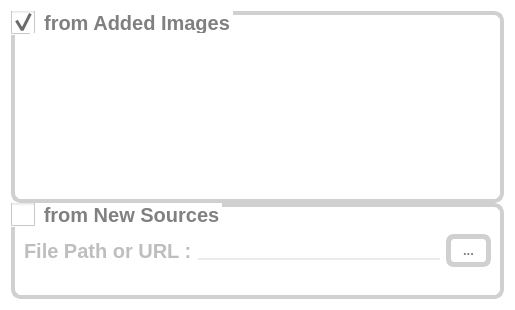
<?xml version="1.0" encoding="UTF-8"?>
<ui version="4.0">
 <class>HPEImageDialogForm</class>
 <widget class="QWidget" name="HPEImageDialogForm">
  <property name="geometry">
   <rect>
    <x>0</x>
    <y>0</y>
    <width>515</width>
    <height>310</height>
   </rect>
  </property>
  <property name="acceptDrops">
   <bool>true</bool>
  </property>
  <property name="windowTitle">
   <string>Form</string>
  </property>
  <property name="styleSheet">
   <string notr="true">QWidget#HPEImageDialogForm {
	background-color: rgb(255, 255, 255);
}

QGroupBox {
	background-color: rgb(255, 255, 255);
     border-radius: 10px;
	border: 4px solid rgb(208, 208, 208);
	color: gray;
	margin-top:  1ex; /* leave space at the top for the title */
}

QGroupBox::indicator {
    width: 24px;
    height: 24px;
}

QGroupBox::indicator:checked {
    image: url(:/icons/resources/icons/ico_checked.png);
}

QGroupBox::indicator:unchecked {
    image: url(:/icons/resources/icons/ico_unchecked.png);
}

QPushButton
{
	padding: 4px 12px;
     color: gray;
     background-color: white;
     border-style: solid;
     border-width: 5px;
     border-radius: 8px;
     border-color: rgb(208, 208, 208);
     font: bold 13px;
}

QPushButton:hover
{
	/*border-color: gray;*/
     color: rgb(255, 255, 255);
     background-color: rgb(208, 208, 208);
}</string>
  </property>
  <layout class="QVBoxLayout" name="verticalLayout" stretch="2,1">
   <property name="spacing">
    <number>0</number>
   </property>
   <item>
    <widget class="QGroupBox" name="addedImagesGroup">
     <property name="font">
      <font>
       <pointsize>15</pointsize>
       <bold>true</bold>
      </font>
     </property>
     <property name="title">
      <string>from Added Images</string>
     </property>
     <property name="checkable">
      <bool>true</bool>
     </property>
     <layout class="QHBoxLayout" name="horizontalLayout">
      <property name="leftMargin">
       <number>15</number>
      </property>
      <property name="topMargin">
       <number>18</number>
      </property>
      <property name="rightMargin">
       <number>15</number>
      </property>
      <property name="bottomMargin">
       <number>5</number>
      </property>
      <item>
       <widget class="QListWidget" name="imageList">
        <property name="frameShape">
         <enum>QFrame::NoFrame</enum>
        </property>
        <property name="frameShadow">
         <enum>QFrame::Plain</enum>
        </property>
        <property name="lineWidth">
         <number>0</number>
        </property>
        <property name="movement">
         <enum>QListView::Static</enum>
        </property>
        <property name="resizeMode">
         <enum>QListView::Adjust</enum>
        </property>
        <property name="spacing">
         <number>10</number>
        </property>
        <property name="viewMode">
         <enum>QListView::IconMode</enum>
        </property>
       </widget>
      </item>
     </layout>
    </widget>
   </item>
   <item>
    <widget class="QGroupBox" name="newSourceGroup">
     <property name="font">
      <font>
       <pointsize>15</pointsize>
       <bold>true</bold>
      </font>
     </property>
     <property name="title">
      <string>from New Sources</string>
     </property>
     <property name="checkable">
      <bool>true</bool>
     </property>
     <property name="checked">
      <bool>false</bool>
     </property>
     <layout class="QHBoxLayout" name="horizontalLayout_2">
      <item>
       <widget class="QLabel" name="sourceLabel">
        <property name="font">
         <font>
          <pointsize>15</pointsize>
          <bold>true</bold>
         </font>
        </property>
        <property name="text">
         <string>File Path or URL :</string>
        </property>
       </widget>
      </item>
      <item>
       <widget class="QLineEdit" name="pathEdit">
        <property name="styleSheet">
         <string notr="true">QLineEdit {
	border-bottom: 2px solid rgb(235, 235, 235);
}

QLineEdit:focus {
	border-bottom: 2px solid gray;
}</string>
        </property>
        <property name="frame">
         <bool>false</bool>
        </property>
       </widget>
      </item>
      <item>
       <widget class="QPushButton" name="openFileButton">
        <property name="cursor">
         <cursorShape>PointingHandCursor</cursorShape>
        </property>
        <property name="text">
         <string>...</string>
        </property>
       </widget>
      </item>
     </layout>
    </widget>
   </item>
  </layout>
 </widget>
 <resources/>
 <connections/>
</ui>
